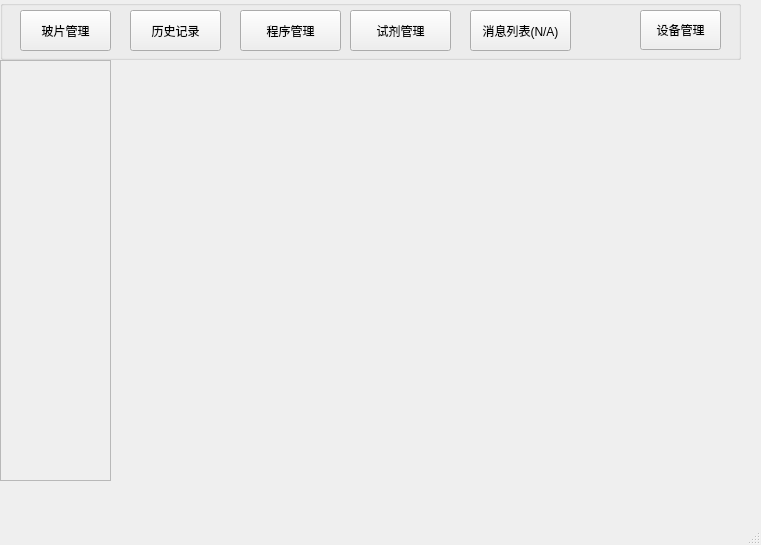
<?xml version="1.0" encoding="UTF-8"?>
<ui version="4.0">
 <class>MainWindow</class>
 <widget class="QMainWindow" name="MainWindow">
  <property name="geometry">
   <rect>
    <x>0</x>
    <y>0</y>
    <width>761</width>
    <height>545</height>
   </rect>
  </property>
  <property name="windowTitle">
   <string>MainWindow</string>
  </property>
  <widget class="QWidget" name="centralwidget">
   <widget class="QGroupBox" name="grbTop">
    <property name="geometry">
     <rect>
      <x>0</x>
      <y>0</y>
      <width>741</width>
      <height>60</height>
     </rect>
    </property>
    <property name="title">
     <string/>
    </property>
    <widget class="QPushButton" name="btnDeviceManager">
     <property name="geometry">
      <rect>
       <x>640</x>
       <y>10</y>
       <width>81</width>
       <height>40</height>
      </rect>
     </property>
     <property name="text">
      <string>设备管理</string>
     </property>
    </widget>
    <widget class="QPushButton" name="btnSlideManager">
     <property name="geometry">
      <rect>
       <x>20</x>
       <y>10</y>
       <width>91</width>
       <height>41</height>
      </rect>
     </property>
     <property name="sizePolicy">
      <sizepolicy hsizetype="Minimum" vsizetype="Fixed">
       <horstretch>0</horstretch>
       <verstretch>0</verstretch>
      </sizepolicy>
     </property>
     <property name="text">
      <string>玻片管理</string>
     </property>
    </widget>
    <widget class="QPushButton" name="btnLabHistory">
     <property name="geometry">
      <rect>
       <x>130</x>
       <y>10</y>
       <width>91</width>
       <height>41</height>
      </rect>
     </property>
     <property name="sizePolicy">
      <sizepolicy hsizetype="Minimum" vsizetype="Fixed">
       <horstretch>0</horstretch>
       <verstretch>0</verstretch>
      </sizepolicy>
     </property>
     <property name="minimumSize">
      <size>
       <width>0</width>
       <height>0</height>
      </size>
     </property>
     <property name="text">
      <string>历史记录</string>
     </property>
    </widget>
    <widget class="QPushButton" name="btnProcedureManager">
     <property name="geometry">
      <rect>
       <x>240</x>
       <y>10</y>
       <width>101</width>
       <height>41</height>
      </rect>
     </property>
     <property name="text">
      <string>程序管理</string>
     </property>
    </widget>
    <widget class="QPushButton" name="btnReagentManager">
     <property name="geometry">
      <rect>
       <x>350</x>
       <y>10</y>
       <width>101</width>
       <height>41</height>
      </rect>
     </property>
     <property name="text">
      <string>试剂管理</string>
     </property>
    </widget>
    <widget class="QPushButton" name="btnMessageList">
     <property name="geometry">
      <rect>
       <x>470</x>
       <y>10</y>
       <width>101</width>
       <height>41</height>
      </rect>
     </property>
     <property name="text">
      <string>消息列表(N/A)</string>
     </property>
    </widget>
   </widget>
   <widget class="QScrollArea" name="scaDevice">
    <property name="geometry">
     <rect>
      <x>0</x>
      <y>60</y>
      <width>111</width>
      <height>421</height>
     </rect>
    </property>
    <property name="widgetResizable">
     <bool>true</bool>
    </property>
    <widget class="QWidget" name="scrollAreaWidgetContents">
     <property name="geometry">
      <rect>
       <x>0</x>
       <y>0</y>
       <width>109</width>
       <height>419</height>
      </rect>
     </property>
    </widget>
   </widget>
  </widget>
  <widget class="QMenuBar" name="menubar">
   <property name="geometry">
    <rect>
     <x>0</x>
     <y>0</y>
     <width>761</width>
     <height>21</height>
    </rect>
   </property>
  </widget>
  <widget class="QStatusBar" name="statusbar"/>
 </widget>
 <resources/>
 <connections/>
</ui>
